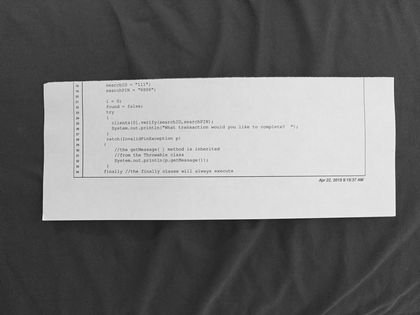
%> input picture Otsu_Thresholding/input1.png, 420 x 315 px, shrunk from 3264 x 2448 before the run, given in place of input_1.jpg, which was not available
$ octave test_edge.m   (GNU Octave 9; MATLAB toolbox functions it lacks are replaced by stand-ins)
%> lines starting %> are read from the running program, lines starting %| are printed output that depends on the picture; in (x1, y1, x2, y2) boxes, pixels count from 0 and x2, y2 are one past the last pixel; in counts of white or black regions, pixels touching at a corner belong together; the program's own positions count from 1; pictures that were not available may be replaced by others from this repository, and a replacement may not be noted
clear;
folder_name = 'data/';

inputImageN0 = 1;
inputImageN1 = 25;
tic;
for i = inputImageN0:inputImageN1

    %load input image
    input_im_name = sprintf ( '%sinput_%d.jpg', ...
        folder_name, i );
    f = imread ( input_im_name );
%> f is the input picture: size 315x420 uint8; min 19, max 255, mean 116.3
    BW = rgb2gray(f);
    %fe = medfilt2(fe);
    fe = histeq(BW);
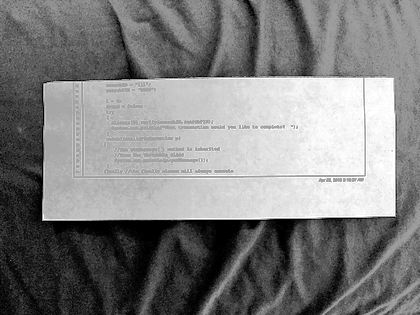
%> fe: size 315x420 uint8; min 0, max 255, mean 127.9
    figure, plot(imhist(BW));
%> after `plot(imhist(BW))`:
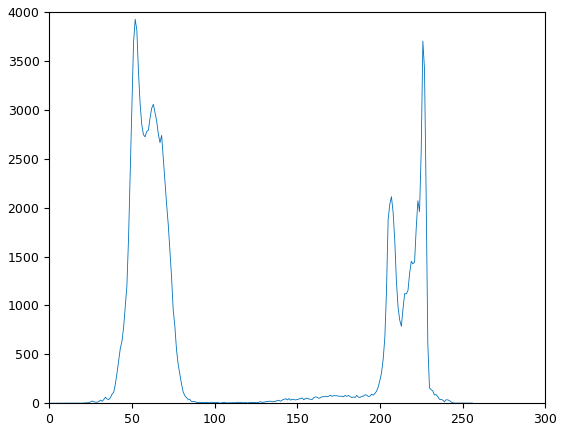
%> figure redrawn from the program's plot data; curve peaks at x = 52, y = 3926
     [~,threshold] = edge(BW,'Canny');
%> threshold = [0.14 0.35]
    ff = 0.8;
    BWe1 = edge(BW,'Canny', [], 3);
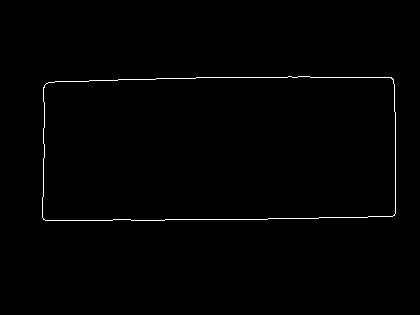
%> BWe1: size 315x420 logical; 0.74% white in thin lines or dots, all inside (x1, y1, x2, y2) = (42, 76, 396, 221)
    BWe2 = edge(fe,'Canny', 0, 3);
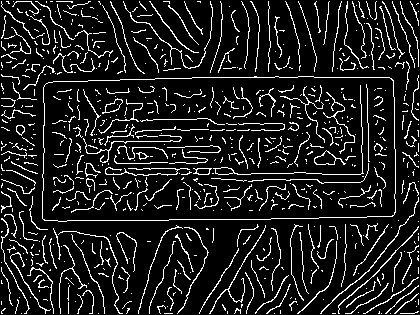
%> BWe2: size 315x420 logical; 11.5% white in thin lines or dots
    se90 = strel('line', 3, 90);
    se0 = strel('line', 3, 0);
    BWe1dill = imdilate(BWe1, [se90 se0]);
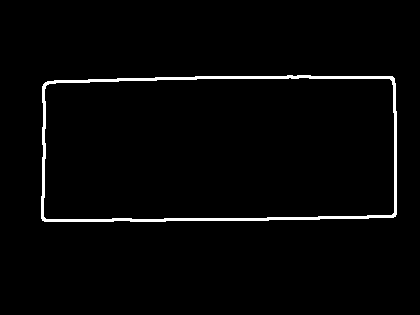
%> BWe1dill: size 315x420 logical; 2.3% white; 1 white region, box (x1, y1, x2, y2) and area: (41, 75, 397, 222) 2977
    BWe1fill = imfill(BWe1dill, 'holes');
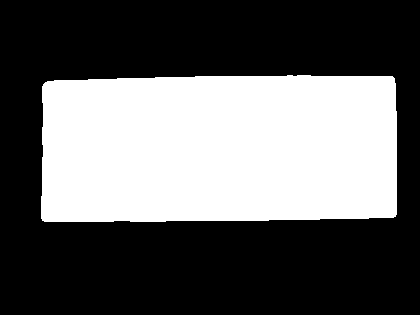
%> BWe1fill: size 315x420 logical; 38.5% white; 1 white region, box (x1, y1, x2, y2) and area: (41, 75, 397, 222) 50894
    figure, imshowpair(BWe1,BWe2,'montage');
%> after `imshowpair(BWe1,BWe2,'montage')`:
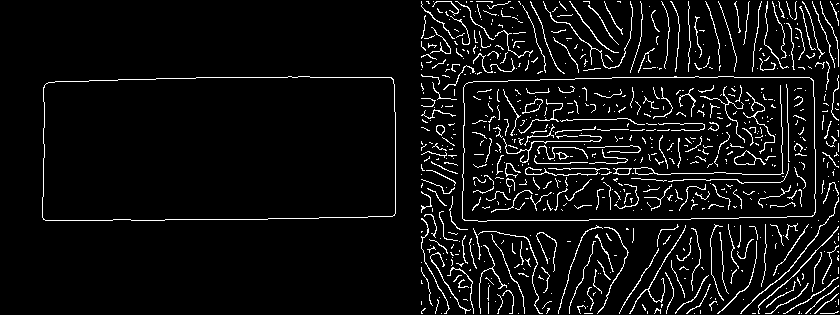
%> displayed picture: size 315x840, on the screen's scale of 0 to 255; 6.1% white in thin lines or dots
end
%> pass 2 of the loop `for i = inputImageN0:inputImageN1`:
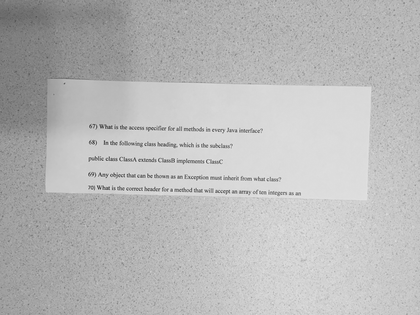
%> input picture Otsu_Thresholding/input2.png, 420 x 315 px, shrunk from 3264 x 2448 before the run, given in place of input_2.jpg, which was not available
%> f is the input picture: size 315x420 uint8; min 59, max 243, mean 185.2
%> threshold = [0.11 0.275]
%> `BWe1 = edge(BW,'Canny', [], 3);`:
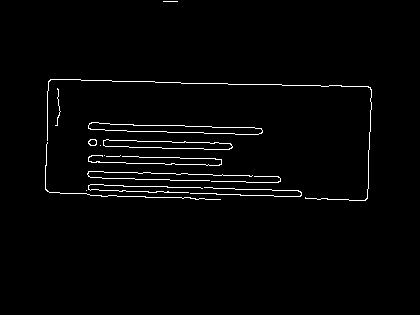
%> BWe1: size 315x420 logical; 2% white in thin lines or dots, all inside (x1, y1, x2, y2) = (45, 1, 372, 201)
%> BWe2: size 315x420 logical; 13.9% white in thin lines or dots
%> BWe1dill: size 315x420 logical; 6.1% white; 8 white regions, largest, box (x1, y1, x2, y2) and area: (44, 78, 373, 202) 3816, (86, 170, 282, 184) 1224, (87, 121, 264, 136) 1103
%> BWe1fill: size 315x420 logical; 8% white; 8 white regions, largest, box (x1, y1, x2, y2) and area: (44, 78, 373, 202) 4319, (86, 170, 282, 184) 1804, (87, 121, 264, 136) 1660
%> `imshowpair(BWe1,BWe2,'montage')`:
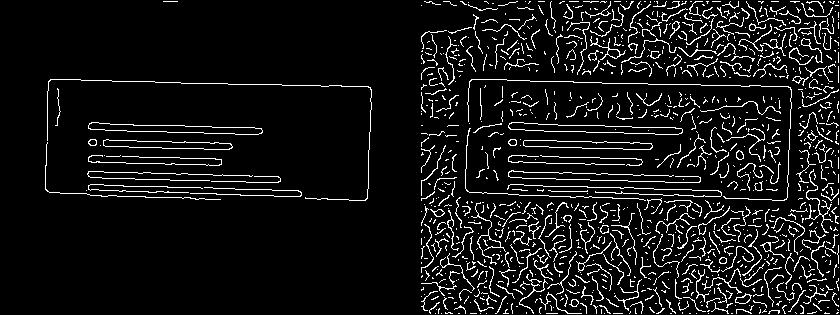
%> displayed picture: size 315x840, on the screen's scale of 0 to 255; 7.9% white in thin lines or dots
%> (the run ends here)
